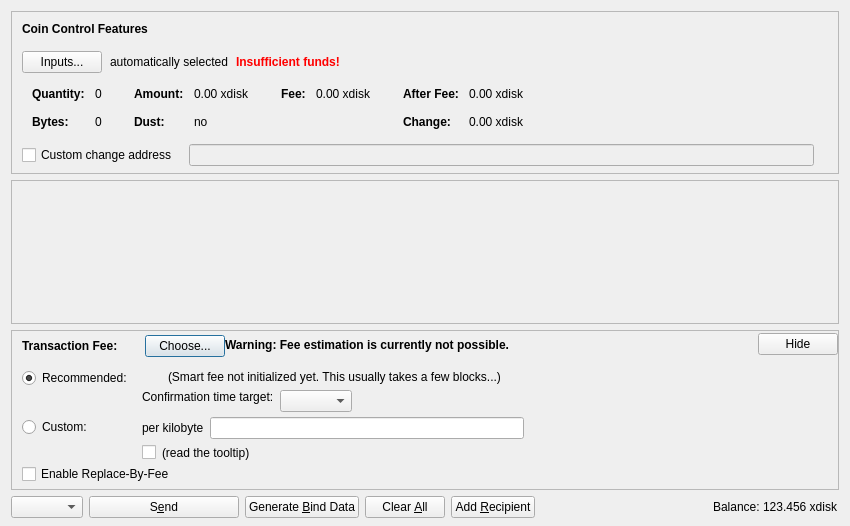
<?xml version="1.0" encoding="UTF-8"?>
<ui version="4.0">
 <class>SendCoinsDialog</class>
 <widget class="QDialog" name="SendCoinsDialog">
  <property name="geometry">
   <rect>
    <x>0</x>
    <y>0</y>
    <width>850</width>
    <height>526</height>
   </rect>
  </property>
  <property name="windowTitle">
   <string>Send Coins</string>
  </property>
  <layout class="QVBoxLayout" name="verticalLayout" stretch="0,1,0,0">
   <property name="bottomMargin">
    <number>8</number>
   </property>
   <item>
    <widget class="QFrame" name="frameCoinControl">
     <property name="sizePolicy">
      <sizepolicy hsizetype="Expanding" vsizetype="Expanding">
       <horstretch>0</horstretch>
       <verstretch>0</verstretch>
      </sizepolicy>
     </property>
     <property name="maximumSize">
      <size>
       <width>16777215</width>
       <height>16777215</height>
      </size>
     </property>
     <property name="frameShape">
      <enum>QFrame::StyledPanel</enum>
     </property>
     <property name="frameShadow">
      <enum>QFrame::Sunken</enum>
     </property>
     <layout class="QVBoxLayout" name="verticalLayoutCoinControl2">
      <property name="spacing">
       <number>0</number>
      </property>
      <property name="leftMargin">
       <number>0</number>
      </property>
      <property name="topMargin">
       <number>0</number>
      </property>
      <property name="rightMargin">
       <number>0</number>
      </property>
      <property name="bottomMargin">
       <number>6</number>
      </property>
      <item>
       <layout class="QVBoxLayout" name="verticalLayoutCoinControl" stretch="0,0,0,0,1">
        <property name="spacing">
         <number>0</number>
        </property>
        <property name="leftMargin">
         <number>10</number>
        </property>
        <property name="topMargin">
         <number>10</number>
        </property>
        <item>
         <layout class="QHBoxLayout" name="horizontalLayoutCoinControl1">
          <property name="bottomMargin">
           <number>15</number>
          </property>
          <item>
           <widget class="QLabel" name="labelCoinControlFeatures">
            <property name="sizePolicy">
             <sizepolicy hsizetype="Preferred" vsizetype="Maximum">
              <horstretch>0</horstretch>
              <verstretch>0</verstretch>
             </sizepolicy>
            </property>
            <property name="font">
             <font>
              <weight>75</weight>
              <bold>true</bold>
             </font>
            </property>
            <property name="styleSheet">
             <string notr="true">font-weight:bold;</string>
            </property>
            <property name="text">
             <string>Coin Control Features</string>
            </property>
           </widget>
          </item>
         </layout>
        </item>
        <item>
         <layout class="QHBoxLayout" name="horizontalLayoutCoinControl2" stretch="0,0,0,0">
          <property name="spacing">
           <number>8</number>
          </property>
          <property name="bottomMargin">
           <number>10</number>
          </property>
          <item>
           <widget class="QPushButton" name="pushButtonCoinControl">
            <property name="styleSheet">
             <string notr="true"/>
            </property>
            <property name="text">
             <string>Inputs...</string>
            </property>
            <property name="autoDefault">
             <bool>false</bool>
            </property>
           </widget>
          </item>
          <item>
           <widget class="QLabel" name="labelCoinControlAutomaticallySelected">
            <property name="text">
             <string>automatically selected</string>
            </property>
            <property name="margin">
             <number>5</number>
            </property>
           </widget>
          </item>
          <item>
           <widget class="QLabel" name="labelCoinControlInsuffFunds">
            <property name="font">
             <font>
              <weight>75</weight>
              <bold>true</bold>
             </font>
            </property>
            <property name="styleSheet">
             <string notr="true">color:red;font-weight:bold;</string>
            </property>
            <property name="text">
             <string>Insufficient funds!</string>
            </property>
            <property name="margin">
             <number>5</number>
            </property>
           </widget>
          </item>
          <item>
           <spacer name="horizontalSpacerCoinControl">
            <property name="orientation">
             <enum>Qt::Horizontal</enum>
            </property>
            <property name="sizeHint" stdset="0">
             <size>
              <width>40</width>
              <height>1</height>
             </size>
            </property>
           </spacer>
          </item>
         </layout>
        </item>
        <item>
         <widget class="QWidget" name="widgetCoinControl" native="true">
          <property name="sizePolicy">
           <sizepolicy hsizetype="Preferred" vsizetype="Preferred">
            <horstretch>0</horstretch>
            <verstretch>0</verstretch>
           </sizepolicy>
          </property>
          <property name="minimumSize">
           <size>
            <width>0</width>
            <height>0</height>
           </size>
          </property>
          <property name="styleSheet">
           <string notr="true"/>
          </property>
          <layout class="QHBoxLayout" name="horizontalLayoutCoinControl5">
           <property name="leftMargin">
            <number>0</number>
           </property>
           <property name="topMargin">
            <number>0</number>
           </property>
           <property name="rightMargin">
            <number>0</number>
           </property>
           <property name="bottomMargin">
            <number>0</number>
           </property>
           <item>
            <layout class="QHBoxLayout" name="horizontalLayoutCoinControl3" stretch="0,0,0,1">
             <property name="spacing">
              <number>20</number>
             </property>
             <property name="topMargin">
              <number>0</number>
             </property>
             <property name="bottomMargin">
              <number>10</number>
             </property>
             <item>
              <layout class="QFormLayout" name="formLayoutCoinControl1">
               <property name="horizontalSpacing">
                <number>10</number>
               </property>
               <property name="verticalSpacing">
                <number>14</number>
               </property>
               <property name="leftMargin">
                <number>10</number>
               </property>
               <property name="topMargin">
                <number>4</number>
               </property>
               <property name="rightMargin">
                <number>6</number>
               </property>
               <item row="0" column="0">
                <widget class="QLabel" name="labelCoinControlQuantityText">
                 <property name="font">
                  <font>
                   <weight>75</weight>
                   <bold>true</bold>
                  </font>
                 </property>
                 <property name="text">
                  <string>Quantity:</string>
                 </property>
                 <property name="margin">
                  <number>0</number>
                 </property>
                </widget>
               </item>
               <item row="0" column="1">
                <widget class="QLabel" name="labelCoinControlQuantity">
                 <property name="cursor">
                  <cursorShape>IBeamCursor</cursorShape>
                 </property>
                 <property name="contextMenuPolicy">
                  <enum>Qt::ActionsContextMenu</enum>
                 </property>
                 <property name="text">
                  <string notr="true">0</string>
                 </property>
                 <property name="margin">
                  <number>0</number>
                 </property>
                 <property name="textInteractionFlags">
                  <set>Qt::LinksAccessibleByMouse|Qt::TextSelectableByKeyboard|Qt::TextSelectableByMouse</set>
                 </property>
                </widget>
               </item>
               <item row="1" column="0">
                <widget class="QLabel" name="labelCoinControlBytesText">
                 <property name="font">
                  <font>
                   <weight>75</weight>
                   <bold>true</bold>
                  </font>
                 </property>
                 <property name="text">
                  <string>Bytes:</string>
                 </property>
                </widget>
               </item>
               <item row="1" column="1">
                <widget class="QLabel" name="labelCoinControlBytes">
                 <property name="cursor">
                  <cursorShape>IBeamCursor</cursorShape>
                 </property>
                 <property name="contextMenuPolicy">
                  <enum>Qt::ActionsContextMenu</enum>
                 </property>
                 <property name="text">
                  <string notr="true">0</string>
                 </property>
                 <property name="textInteractionFlags">
                  <set>Qt::LinksAccessibleByMouse|Qt::TextSelectableByKeyboard|Qt::TextSelectableByMouse</set>
                 </property>
                </widget>
               </item>
              </layout>
             </item>
             <item>
              <layout class="QFormLayout" name="formLayoutCoinControl2">
               <property name="horizontalSpacing">
                <number>10</number>
               </property>
               <property name="verticalSpacing">
                <number>14</number>
               </property>
               <property name="leftMargin">
                <number>6</number>
               </property>
               <property name="topMargin">
                <number>4</number>
               </property>
               <property name="rightMargin">
                <number>6</number>
               </property>
               <item row="0" column="0">
                <widget class="QLabel" name="labelCoinControlAmountText">
                 <property name="font">
                  <font>
                   <weight>75</weight>
                   <bold>true</bold>
                  </font>
                 </property>
                 <property name="text">
                  <string>Amount:</string>
                 </property>
                 <property name="margin">
                  <number>0</number>
                 </property>
                </widget>
               </item>
               <item row="0" column="1">
                <widget class="QLabel" name="labelCoinControlAmount">
                 <property name="cursor">
                  <cursorShape>IBeamCursor</cursorShape>
                 </property>
                 <property name="contextMenuPolicy">
                  <enum>Qt::ActionsContextMenu</enum>
                 </property>
                 <property name="text">
                  <string notr="true">0.00 xdisk</string>
                 </property>
                 <property name="textInteractionFlags">
                  <set>Qt::LinksAccessibleByMouse|Qt::TextSelectableByKeyboard|Qt::TextSelectableByMouse</set>
                 </property>
                </widget>
               </item>
               <item row="1" column="0">
                <widget class="QLabel" name="labelCoinControlLowOutputText">
                 <property name="font">
                  <font>
                   <weight>75</weight>
                   <bold>true</bold>
                  </font>
                 </property>
                 <property name="text">
                  <string>Dust:</string>
                 </property>
                </widget>
               </item>
               <item row="1" column="1">
                <widget class="QLabel" name="labelCoinControlLowOutput">
                 <property name="cursor">
                  <cursorShape>IBeamCursor</cursorShape>
                 </property>
                 <property name="contextMenuPolicy">
                  <enum>Qt::ActionsContextMenu</enum>
                 </property>
                 <property name="text">
                  <string notr="true">no</string>
                 </property>
                 <property name="textInteractionFlags">
                  <set>Qt::LinksAccessibleByMouse|Qt::TextSelectableByKeyboard|Qt::TextSelectableByMouse</set>
                 </property>
                </widget>
               </item>
              </layout>
             </item>
             <item>
              <layout class="QFormLayout" name="formLayoutCoinControl3">
               <property name="horizontalSpacing">
                <number>10</number>
               </property>
               <property name="verticalSpacing">
                <number>14</number>
               </property>
               <property name="leftMargin">
                <number>6</number>
               </property>
               <property name="topMargin">
                <number>4</number>
               </property>
               <property name="rightMargin">
                <number>6</number>
               </property>
               <item row="0" column="0">
                <widget class="QLabel" name="labelCoinControlFeeText">
                 <property name="font">
                  <font>
                   <weight>75</weight>
                   <bold>true</bold>
                  </font>
                 </property>
                 <property name="text">
                  <string>Fee:</string>
                 </property>
                 <property name="margin">
                  <number>0</number>
                 </property>
                </widget>
               </item>
               <item row="0" column="1">
                <widget class="QLabel" name="labelCoinControlFee">
                 <property name="cursor">
                  <cursorShape>IBeamCursor</cursorShape>
                 </property>
                 <property name="contextMenuPolicy">
                  <enum>Qt::ActionsContextMenu</enum>
                 </property>
                 <property name="text">
                  <string notr="true">0.00 xdisk</string>
                 </property>
                 <property name="textInteractionFlags">
                  <set>Qt::LinksAccessibleByMouse|Qt::TextSelectableByKeyboard|Qt::TextSelectableByMouse</set>
                 </property>
                </widget>
               </item>
              </layout>
             </item>
             <item>
              <layout class="QFormLayout" name="formLayoutCoinControl4">
               <property name="horizontalSpacing">
                <number>10</number>
               </property>
               <property name="verticalSpacing">
                <number>14</number>
               </property>
               <property name="leftMargin">
                <number>6</number>
               </property>
               <property name="topMargin">
                <number>4</number>
               </property>
               <property name="rightMargin">
                <number>6</number>
               </property>
               <item row="0" column="0">
                <widget class="QLabel" name="labelCoinControlAfterFeeText">
                 <property name="font">
                  <font>
                   <weight>75</weight>
                   <bold>true</bold>
                  </font>
                 </property>
                 <property name="text">
                  <string>After Fee:</string>
                 </property>
                 <property name="margin">
                  <number>0</number>
                 </property>
                </widget>
               </item>
               <item row="0" column="1">
                <widget class="QLabel" name="labelCoinControlAfterFee">
                 <property name="cursor">
                  <cursorShape>IBeamCursor</cursorShape>
                 </property>
                 <property name="contextMenuPolicy">
                  <enum>Qt::ActionsContextMenu</enum>
                 </property>
                 <property name="text">
                  <string notr="true">0.00 xdisk</string>
                 </property>
                 <property name="textInteractionFlags">
                  <set>Qt::LinksAccessibleByMouse|Qt::TextSelectableByKeyboard|Qt::TextSelectableByMouse</set>
                 </property>
                </widget>
               </item>
               <item row="1" column="0">
                <widget class="QLabel" name="labelCoinControlChangeText">
                 <property name="font">
                  <font>
                   <weight>75</weight>
                   <bold>true</bold>
                  </font>
                 </property>
                 <property name="text">
                  <string>Change:</string>
                 </property>
                </widget>
               </item>
               <item row="1" column="1">
                <widget class="QLabel" name="labelCoinControlChange">
                 <property name="cursor">
                  <cursorShape>IBeamCursor</cursorShape>
                 </property>
                 <property name="contextMenuPolicy">
                  <enum>Qt::ActionsContextMenu</enum>
                 </property>
                 <property name="text">
                  <string notr="true">0.00 xdisk</string>
                 </property>
                 <property name="textInteractionFlags">
                  <set>Qt::LinksAccessibleByMouse|Qt::TextSelectableByKeyboard|Qt::TextSelectableByMouse</set>
                 </property>
                </widget>
               </item>
              </layout>
             </item>
            </layout>
           </item>
          </layout>
         </widget>
        </item>
        <item>
         <layout class="QHBoxLayout" name="horizontalLayoutCoinControl4" stretch="0,0,0">
          <property name="spacing">
           <number>12</number>
          </property>
          <property name="sizeConstraint">
           <enum>QLayout::SetDefaultConstraint</enum>
          </property>
          <property name="topMargin">
           <number>5</number>
          </property>
          <property name="rightMargin">
           <number>5</number>
          </property>
          <item>
           <widget class="QCheckBox" name="checkBoxCoinControlChange">
            <property name="toolTip">
             <string>If this is activated, but the change address is empty or invalid, change will be sent to a newly generated address.</string>
            </property>
            <property name="text">
             <string>Custom change address</string>
            </property>
           </widget>
          </item>
          <item>
           <widget class="QValidatedLineEdit" name="lineEditCoinControlChange">
            <property name="enabled">
             <bool>false</bool>
            </property>
            <property name="sizePolicy">
             <sizepolicy hsizetype="Expanding" vsizetype="Fixed">
              <horstretch>0</horstretch>
              <verstretch>0</verstretch>
             </sizepolicy>
            </property>
           </widget>
          </item>
          <item>
           <widget class="QLabel" name="labelCoinControlChangeLabel">
            <property name="sizePolicy">
             <sizepolicy hsizetype="Preferred" vsizetype="Expanding">
              <horstretch>0</horstretch>
              <verstretch>0</verstretch>
             </sizepolicy>
            </property>
            <property name="minimumSize">
             <size>
              <width>0</width>
              <height>0</height>
             </size>
            </property>
            <property name="text">
             <string/>
            </property>
            <property name="margin">
             <number>3</number>
            </property>
           </widget>
          </item>
         </layout>
        </item>
        <item>
         <spacer name="verticalSpacerCoinControl">
          <property name="orientation">
           <enum>Qt::Vertical</enum>
          </property>
          <property name="sizeHint" stdset="0">
           <size>
            <width>800</width>
            <height>1</height>
           </size>
          </property>
         </spacer>
        </item>
       </layout>
      </item>
     </layout>
    </widget>
   </item>
   <item>
    <widget class="QScrollArea" name="scrollArea">
     <property name="widgetResizable">
      <bool>true</bool>
     </property>
     <widget class="QWidget" name="scrollAreaWidgetContents">
      <property name="geometry">
       <rect>
        <x>0</x>
        <y>0</y>
        <width>830</width>
        <height>104</height>
       </rect>
      </property>
      <layout class="QVBoxLayout" name="verticalLayout_2" stretch="0,1">
       <property name="leftMargin">
        <number>0</number>
       </property>
       <property name="topMargin">
        <number>0</number>
       </property>
       <property name="rightMargin">
        <number>0</number>
       </property>
       <property name="bottomMargin">
        <number>0</number>
       </property>
       <item>
        <layout class="QVBoxLayout" name="entries">
         <property name="spacing">
          <number>6</number>
         </property>
        </layout>
       </item>
       <item>
        <spacer name="verticalSpacer">
         <property name="orientation">
          <enum>Qt::Vertical</enum>
         </property>
         <property name="sizeHint" stdset="0">
          <size>
           <width>20</width>
           <height>40</height>
          </size>
         </property>
        </spacer>
       </item>
      </layout>
     </widget>
    </widget>
   </item>
   <item>
    <widget class="QFrame" name="frameFee">
     <property name="sizePolicy">
      <sizepolicy hsizetype="Expanding" vsizetype="Expanding">
       <horstretch>0</horstretch>
       <verstretch>0</verstretch>
      </sizepolicy>
     </property>
     <property name="maximumSize">
      <size>
       <width>16777215</width>
       <height>16777215</height>
      </size>
     </property>
     <property name="frameShape">
      <enum>QFrame::StyledPanel</enum>
     </property>
     <property name="frameShadow">
      <enum>QFrame::Sunken</enum>
     </property>
     <layout class="QVBoxLayout" name="verticalLayoutFee1">
      <property name="spacing">
       <number>0</number>
      </property>
      <property name="leftMargin">
       <number>0</number>
      </property>
      <property name="topMargin">
       <number>0</number>
      </property>
      <property name="rightMargin">
       <number>0</number>
      </property>
      <property name="bottomMargin">
       <number>0</number>
      </property>
      <item>
       <layout class="QVBoxLayout" name="verticalLayoutFee2" stretch="0,0,0">
        <property name="spacing">
         <number>0</number>
        </property>
        <property name="leftMargin">
         <number>10</number>
        </property>
        <property name="topMargin">
         <number>0</number>
        </property>
        <item>
         <layout class="QHBoxLayout" name="horizontalLayoutFee1">
          <property name="bottomMargin">
           <number>0</number>
          </property>
          <item>
           <layout class="QVBoxLayout" name="verticalLayoutFee7">
            <property name="spacing">
             <number>0</number>
            </property>
            <item>
             <spacer name="verticalSpacerSmartFee">
              <property name="orientation">
               <enum>Qt::Vertical</enum>
              </property>
              <property name="sizeType">
               <enum>QSizePolicy::Fixed</enum>
              </property>
              <property name="sizeHint" stdset="0">
               <size>
                <width>1</width>
                <height>4</height>
               </size>
              </property>
             </spacer>
            </item>
            <item>
             <layout class="QHBoxLayout" name="horizontalLayoutSmartFee">
              <property name="spacing">
               <number>10</number>
              </property>
              <item>
               <widget class="QLabel" name="labelFeeHeadline">
                <property name="sizePolicy">
                 <sizepolicy hsizetype="Preferred" vsizetype="Maximum">
                  <horstretch>0</horstretch>
                  <verstretch>0</verstretch>
                 </sizepolicy>
                </property>
                <property name="font">
                 <font>
                  <weight>75</weight>
                  <bold>true</bold>
                 </font>
                </property>
                <property name="styleSheet">
                 <string notr="true">font-weight:bold;</string>
                </property>
                <property name="text">
                 <string>Transaction Fee:</string>
                </property>
               </widget>
              </item>
              <item>
               <widget class="QLabel" name="labelFeeMinimized">
                <property name="text">
                 <string/>
                </property>
               </widget>
              </item>
              <item>
               <widget class="QPushButton" name="buttonChooseFee">
                <property name="text">
                 <string>Choose...</string>
                </property>
               </widget>
              </item>
             </layout>
            </item>
            <item>
             <spacer name="verticalSpacer_5">
              <property name="orientation">
               <enum>Qt::Vertical</enum>
              </property>
              <property name="sizeHint" stdset="0">
               <size>
                <width>1</width>
                <height>1</height>
               </size>
              </property>
             </spacer>
            </item>
           </layout>
          </item>
          <item>
           <widget class="QLabel" name="fallbackFeeWarningLabel">
            <property name="toolTip">
             <string>Using the fallbackfee can result in sending a transaction that will take several hours or days (or never) to confirm. Consider choosing your fee manually or wait until you have validated the complete chain.</string>
            </property>
            <property name="font">
             <font>
              <weight>75</weight>
              <bold>true</bold>
             </font>
            </property>
            <property name="text">
             <string>Warning: Fee estimation is currently not possible.</string>
            </property>
            <property name="wordWrap">
             <bool>false</bool>
            </property>
           </widget>
          </item>
          <item>
           <spacer name="horizontalSpacer_4">
            <property name="orientation">
             <enum>Qt::Horizontal</enum>
            </property>
            <property name="sizeType">
             <enum>QSizePolicy::MinimumExpanding</enum>
            </property>
            <property name="sizeHint" stdset="0">
             <size>
              <width>40</width>
              <height>20</height>
             </size>
            </property>
           </spacer>
          </item>
          <item>
           <widget class="QPushButton" name="buttonMinimizeFee">
            <property name="toolTip">
             <string>collapse fee-settings</string>
            </property>
            <property name="text">
             <string>Hide</string>
            </property>
           </widget>
          </item>
         </layout>
        </item>
        <item>
         <widget class="QFrame" name="frameFeeSelection">
          <layout class="QVBoxLayout" name="verticalLayoutFee12">
           <property name="spacing">
            <number>0</number>
           </property>
           <property name="leftMargin">
            <number>0</number>
           </property>
           <property name="topMargin">
            <number>0</number>
           </property>
           <property name="rightMargin">
            <number>0</number>
           </property>
           <property name="bottomMargin">
            <number>0</number>
           </property>
           <item>
            <layout class="QGridLayout" name="gridLayoutFee">
             <property name="topMargin">
              <number>10</number>
             </property>
             <property name="bottomMargin">
              <number>4</number>
             </property>
             <property name="horizontalSpacing">
              <number>10</number>
             </property>
             <property name="verticalSpacing">
              <number>4</number>
             </property>
             <item row="1" column="1">
              <layout class="QVBoxLayout" name="verticalLayoutFee8">
               <property name="spacing">
                <number>6</number>
               </property>
               <item>
                <layout class="QHBoxLayout" name="horizontalLayoutFee13">
                 <item>
                  <widget class="QLabel" name="labelCustomPerKilobyte">
                   <property name="toolTip">
                    <string>If the custom fee is set to 1000 satoshis and the transaction is only 250 bytes, then &quot;per kilobyte&quot; only pays 250 satoshis in fee, while &quot;total at least&quot; pays 1000 satoshis. For transactions bigger than a kilobyte both pay by kilobyte.</string>
                   </property>
                   <property name="text">
                    <string>per kilobyte</string>
                   </property>
                  </widget>
                 </item>
                 <item>
                  <widget class="BitcoinAmountField" name="customFee"/>
                 </item>
                 <item>
                  <spacer name="horizontalSpacer_6">
                   <property name="orientation">
                    <enum>Qt::Horizontal</enum>
                   </property>
                   <property name="sizeHint" stdset="0">
                    <size>
                     <width>1</width>
                     <height>1</height>
                    </size>
                   </property>
                  </spacer>
                 </item>
                </layout>
               </item>
               <item>
                <layout class="QHBoxLayout" name="horizontalLayoutFee8">
                 <item>
                  <widget class="QCheckBox" name="checkBoxMinimumFee">
                   <property name="toolTip">
                    <string>Paying only the minimum fee is just fine as long as there is less transaction volume than space in the blocks. But be aware that this can end up in a never confirming transaction once there is more demand for BitcoinHD transactions than the network can process.</string>
                   </property>
                   <property name="text">
                    <string/>
                   </property>
                  </widget>
                 </item>
                 <item>
                  <widget class="QLabel" name="labelMinFeeWarning">
                   <property name="enabled">
                    <bool>true</bool>
                   </property>
                   <property name="toolTip">
                    <string>Paying only the minimum fee is just fine as long as there is less transaction volume than space in the blocks. But be aware that this can end up in a never confirming transaction once there is more demand for BitcoinHD transactions than the network can process.</string>
                   </property>
                   <property name="text">
                    <string>(read the tooltip)</string>
                   </property>
                   <property name="margin">
                    <number>5</number>
                   </property>
                  </widget>
                 </item>
                 <item>
                  <spacer name="horizontalSpacer_2">
                   <property name="orientation">
                    <enum>Qt::Horizontal</enum>
                   </property>
                   <property name="sizeHint" stdset="0">
                    <size>
                     <width>1</width>
                     <height>1</height>
                    </size>
                   </property>
                  </spacer>
                 </item>
                </layout>
               </item>
              </layout>
             </item>
             <item row="0" column="0">
              <layout class="QVBoxLayout" name="verticalLayoutFee4" stretch="0,1">
               <item>
                <widget class="QRadioButton" name="radioSmartFee">
                 <property name="text">
                  <string>Recommended:</string>
                 </property>
                 <property name="checked">
                  <bool>true</bool>
                 </property>
                 <attribute name="buttonGroup">
                  <string notr="true">groupFee</string>
                 </attribute>
                </widget>
               </item>
               <item>
                <spacer name="verticalSpacer_2">
                 <property name="orientation">
                  <enum>Qt::Vertical</enum>
                 </property>
                 <property name="sizeHint" stdset="0">
                  <size>
                   <width>1</width>
                   <height>1</height>
                  </size>
                 </property>
                </spacer>
               </item>
              </layout>
             </item>
             <item row="1" column="0">
              <layout class="QVBoxLayout" name="verticalLayoutFee9" stretch="0,1">
               <item>
                <widget class="QRadioButton" name="radioCustomFee">
                 <property name="text">
                  <string>Custom:</string>
                 </property>
                 <attribute name="buttonGroup">
                  <string notr="true">groupFee</string>
                 </attribute>
                </widget>
               </item>
               <item>
                <spacer name="verticalSpacer_6">
                 <property name="orientation">
                  <enum>Qt::Vertical</enum>
                 </property>
                 <property name="sizeHint" stdset="0">
                  <size>
                   <width>1</width>
                   <height>1</height>
                  </size>
                 </property>
                </spacer>
               </item>
              </layout>
             </item>
             <item row="0" column="1">
              <layout class="QVBoxLayout" name="verticalLayoutFee3" stretch="0,0,1">
               <property name="spacing">
                <number>6</number>
               </property>
               <property name="topMargin">
                <number>2</number>
               </property>
               <item>
                <layout class="QHBoxLayout" name="horizontalLayoutFee12">
                 <item>
                  <widget class="QLabel" name="labelSmartFee">
                   <property name="text">
                    <string/>
                   </property>
                   <property name="margin">
                    <number>2</number>
                   </property>
                  </widget>
                 </item>
                 <item>
                  <widget class="QLabel" name="labelFeeEstimation">
                   <property name="text">
                    <string/>
                   </property>
                  </widget>
                 </item>
                 <item>
                  <widget class="QLabel" name="labelSmartFee2">
                   <property name="text">
                    <string>(Smart fee not initialized yet. This usually takes a few blocks...)</string>
                   </property>
                   <property name="margin">
                    <number>2</number>
                   </property>
                  </widget>
                 </item>
                 <item>
                  <spacer name="horizontalSpacer_5">
                   <property name="orientation">
                    <enum>Qt::Horizontal</enum>
                   </property>
                   <property name="sizeHint" stdset="0">
                    <size>
                     <width>1</width>
                     <height>1</height>
                    </size>
                   </property>
                  </spacer>
                 </item>
                </layout>
               </item>
               <item>
                <layout class="QHBoxLayout" name="horizontalLayoutFee9">
                 <item>
                  <layout class="QVBoxLayout" name="verticalLayoutFee6">
                   <item>
                    <widget class="QLabel" name="labelSmartFee3">
                     <property name="text">
                      <string>Confirmation time target:</string>
                     </property>
                     <property name="margin">
                      <number>2</number>
                     </property>
                    </widget>
                   </item>
                   <item>
                    <spacer name="verticalSpacer_3">
                     <property name="orientation">
                      <enum>Qt::Vertical</enum>
                     </property>
                     <property name="sizeHint" stdset="0">
                      <size>
                       <width>1</width>
                       <height>1</height>
                      </size>
                     </property>
                    </spacer>
                   </item>
                  </layout>
                 </item>
                 <item>
                  <layout class="QVBoxLayout" name="verticalLayoutFee5">
                   <property name="rightMargin">
                    <number>30</number>
                   </property>
                   <item>
                    <layout class="QHBoxLayout" name="horizontalLayoutConfTarget">
                     <property name="bottomMargin">
                      <number>0</number>
                     </property>
                     <item>
                      <widget class="QComboBox" name="confTargetSelector"/>
                     </item>
                     <item>
                      <spacer name="horizontalSpacerConfTarget">
                       <property name="orientation">
                        <enum>Qt::Horizontal</enum>
                       </property>
                       <property name="sizeHint" stdset="0">
                        <size>
                         <width>40</width>
                         <height>20</height>
                        </size>
                       </property>
                      </spacer>
                     </item>
                    </layout>
                   </item>
                  </layout>
                 </item>
                </layout>
               </item>
               <item>
                <spacer name="verticalSpacer_4">
                 <property name="orientation">
                  <enum>Qt::Vertical</enum>
                 </property>
                 <property name="sizeHint" stdset="0">
                  <size>
                   <width>1</width>
                   <height>1</height>
                  </size>
                 </property>
                </spacer>
               </item>
              </layout>
             </item>
            </layout>
           </item>
           <item>
            <widget class="QCheckBox" name="optInRBF">
             <property name="text">
              <string>Enable Replace-By-Fee</string>
             </property>
             <property name="toolTip">
              <string>With Replace-By-Fee (BIP-125) you can increase a transaction's fee after it is sent. Without this, a higher fee may be recommended to compensate for increased transaction delay risk.</string>
             </property>
            </widget>
           </item>
          </layout>
         </widget>
        </item>
        <item>
         <spacer name="verticalSpacerFee">
          <property name="orientation">
           <enum>Qt::Vertical</enum>
          </property>
          <property name="sizeHint" stdset="0">
           <size>
            <width>40</width>
            <height>5</height>
           </size>
          </property>
         </spacer>
        </item>
       </layout>
      </item>
     </layout>
    </widget>
   </item>
   <item>
    <layout class="QHBoxLayout" name="horizontalLayout">
     <item>
      <widget class="QComboBox" name="operateMethodComboBox"/>
     </item>
     <item>
      <widget class="QPushButton" name="sendButton">
       <property name="minimumSize">
        <size>
         <width>150</width>
         <height>0</height>
        </size>
       </property>
       <property name="toolTip">
        <string>Confirm the send action</string>
       </property>
       <property name="text">
        <string>S&amp;end</string>
       </property>
       <property name="icon">
        <iconset resource="../bitcoin.qrc">
         <normaloff>:/icons/send</normaloff>:/icons/send</iconset>
       </property>
       <property name="autoDefault">
        <bool>false</bool>
       </property>
       <property name="default">
        <bool>false</bool>
       </property>
      </widget>
     </item>
     <item>
      <widget class="QPushButton" name="genBindDataButton">
       <property name="toolTip">
        <string>Generating bind data</string>
       </property>
       <property name="text">
        <string>Generate &amp;Bind Data</string>
       </property>
       <property name="icon">
        <iconset resource="../bitcoin.qrc">
         <normaloff>:/icons/key</normaloff>:/icons/key</iconset>
       </property>
       <property name="autoDefault">
        <bool>false</bool>
       </property>
      </widget>
     </item>
     <item>
      <widget class="QPushButton" name="clearButton">
       <property name="sizePolicy">
        <sizepolicy hsizetype="Minimum" vsizetype="Fixed">
         <horstretch>0</horstretch>
         <verstretch>0</verstretch>
        </sizepolicy>
       </property>
       <property name="toolTip">
        <string>Clear all fields of the form.</string>
       </property>
       <property name="text">
        <string>Clear &amp;All</string>
       </property>
       <property name="icon">
        <iconset resource="../bitcoin.qrc">
         <normaloff>:/icons/remove</normaloff>:/icons/remove</iconset>
       </property>
       <property name="autoDefault">
        <bool>false</bool>
       </property>
      </widget>
     </item>
     <item>
      <widget class="QPushButton" name="addButton">
       <property name="toolTip">
        <string>Send to multiple recipients at once</string>
       </property>
       <property name="text">
        <string>Add &amp;Recipient</string>
       </property>
       <property name="icon">
        <iconset resource="../bitcoin.qrc">
         <normaloff>:/icons/add</normaloff>:/icons/add</iconset>
       </property>
       <property name="autoDefault">
        <bool>false</bool>
       </property>
      </widget>
     </item>
     <item>
      <spacer name="horizontalSpacer">
       <property name="orientation">
        <enum>Qt::Horizontal</enum>
       </property>
       <property name="sizeHint" stdset="0">
        <size>
         <width>40</width>
         <height>20</height>
        </size>
       </property>
      </spacer>
     </item>
     <item>
      <layout class="QHBoxLayout" name="horizontalLayout_2">
       <property name="spacing">
        <number>3</number>
       </property>
       <item>
        <widget class="QLabel" name="label">
         <property name="sizePolicy">
          <sizepolicy hsizetype="Preferred" vsizetype="Fixed">
           <horstretch>0</horstretch>
           <verstretch>0</verstretch>
          </sizepolicy>
         </property>
         <property name="text">
          <string>Balance:</string>
         </property>
        </widget>
       </item>
       <item>
        <widget class="QLabel" name="labelBalance">
         <property name="sizePolicy">
          <sizepolicy hsizetype="Preferred" vsizetype="Fixed">
           <horstretch>0</horstretch>
           <verstretch>0</verstretch>
          </sizepolicy>
         </property>
         <property name="cursor">
          <cursorShape>IBeamCursor</cursorShape>
         </property>
         <property name="text">
          <string notr="true">123.456 xdisk</string>
         </property>
         <property name="textInteractionFlags">
          <set>Qt::LinksAccessibleByMouse|Qt::TextSelectableByKeyboard|Qt::TextSelectableByMouse</set>
         </property>
        </widget>
       </item>
      </layout>
     </item>
    </layout>
   </item>
  </layout>
 </widget>
 <customwidgets>
  <customwidget>
   <class>QValidatedLineEdit</class>
   <extends>QLineEdit</extends>
   <header>qt/qvalidatedlineedit.h</header>
  </customwidget>
  <customwidget>
   <class>BitcoinAmountField</class>
   <extends>QLineEdit</extends>
   <header>qt/bitcoinamountfield.h</header>
   <container>1</container>
  </customwidget>
 </customwidgets>
 <resources>
  <include location="../bitcoin.qrc"/>
 </resources>
 <connections/>
 <buttongroups>
  <buttongroup name="groupFee"/>
 </buttongroups>
</ui>
